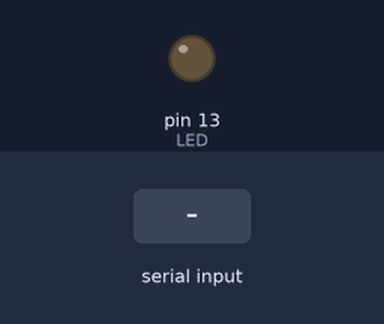
A sketch run on a simulated Arduino Uno, built with avr-gcc and run on an emulated ATmega328P. Parts: output pins drawn as LEDs (lit = HIGH). Inputs (shaded band) come from the test bench.

Above: at 1.2 s.
1.3 s: byte 1 (1) received over Serial
At 2.3 s:
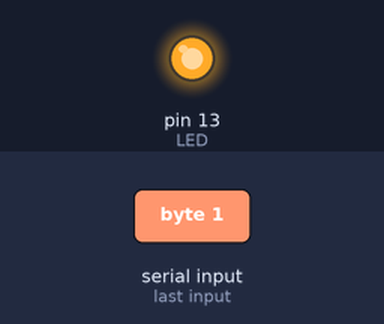
Timing chart, 0 to 4.3 s (numbered marks = the images above; inputs shaded):
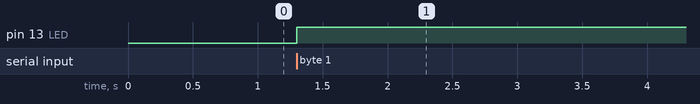

The sketch:

serial.ino
```cpp
int LED = 13;
int ipt;

void setup() {
  // put your setup code here, to run once:
  Serial.begin(9600);
  pinMode(LED, OUTPUT);
}

void loop() {
  // put your main code here, to run repeatedly:
  if(Serial.available()) {
    ipt = Serial.read();
    if(ipt == 1) {
      digitalWrite(LED, HIGH);
    } else if(ipt == 0) {
      digitalWrite(LED, LOW);
    }
  }
}
```

Measured:
- after the input at 1.3 s, pin 13 (LED): LOW → HIGH at once
